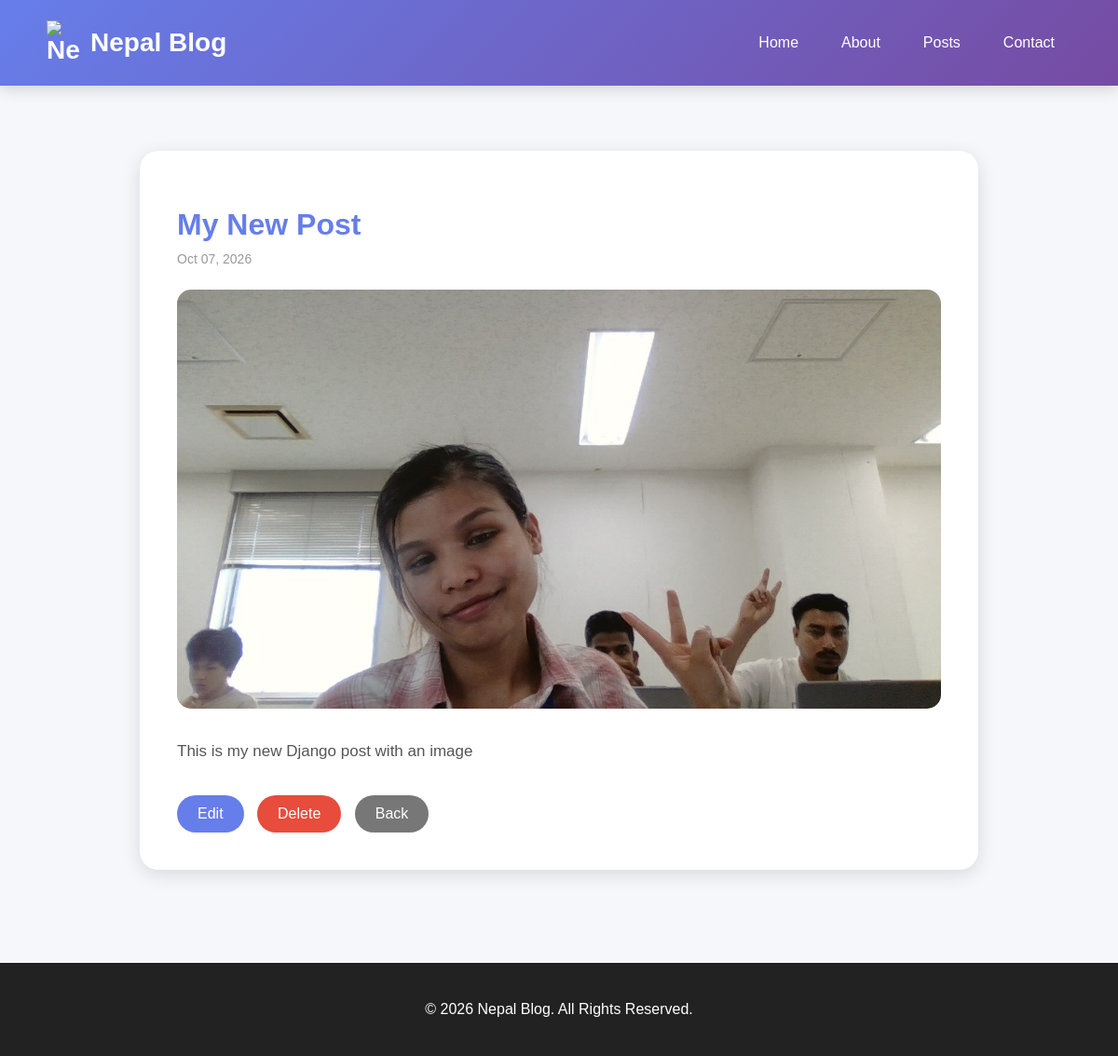
/posts/4/, run on an earlier commit of the app's database.
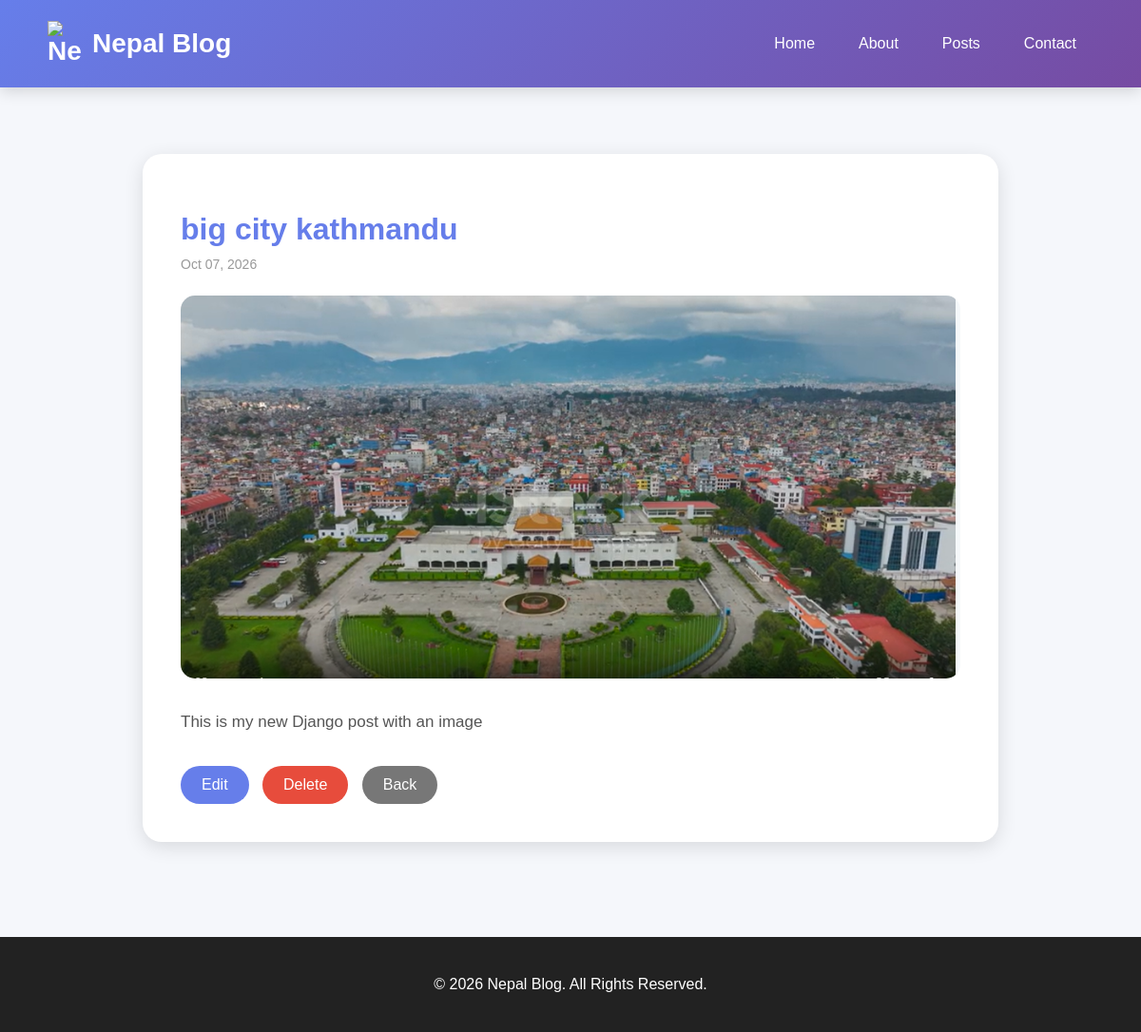
And on a later commit of the database.
### blog/models.py (models this page shows, shortened)
class Post(models.Model):
    title = models.CharField(max_length=200)
    slug = models.SlugField(unique=True, blank=True, null=True)
    content = models.TextField()
    author = models.ForeignKey(
        settings.AUTH_USER_MODEL,
        on_delete=models.CASCADE,
        null=True,
        blank=True,
    )
    cover_image = models.ImageField(
        upload_to="posts/",
        blank=True,
        null=True
    )
    created_at = models.DateTimeField(auto_now_add=True)
    updated_at = models.DateTimeField(auto_now=True)

### blog/views.py (the view)
# urls.py: path("posts/<int:pk>/", views.post_detail, name="post_detail"),
def post_detail(request, pk):
    post = get_object_or_404(Post, pk=pk)
    return render(request, "blog/post_detail.html", {"post": post})

### blog/templates/blog/post_detail.html (shortened to what this page needs)
{% extends "blog/base.html" %}
{% block content %}
<div class="detail">
    <h1>
        {{ post.title }}
    </h1>
    <div class="date">
        {{ post.created_at|date:"M d, Y" }}
    </div>
    {% if post.cover_image %}
        <img
            src="{{ post.cover_image.url }}"
            alt="{{ post.title }}"
            class="cover"
        >
    {% endif %}
    <div class="content">
        {{ post.content|linebreaks }}
    </div>
    <a
        href="{% url 'post_edit' post.pk %}"
        class="button edit"
    >
        Edit
    </a>
    <a
        href="{% url 'post_delete' post.pk %}"
        class="button delete"
    >
        Delete
    </a>
    <a
        href="{% url 'post_list' %}"
        class="button back"
    >
        Back
    </a>
</div>
{% endblock %}

What changed in the data, as far as the page shows it:
changed Post "This is my new Django post with an image": title "My New Post" → "big city kathmandu"; cover_image: a different picture
